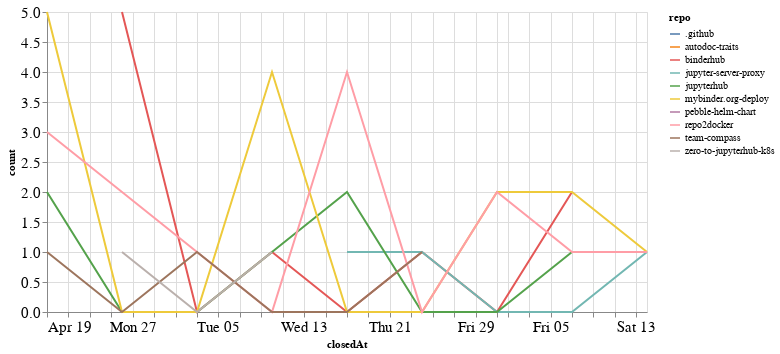

Source (notebook cell):
### Code cell
closed_by_time = closed_by.groupby('repo').resample('W', on='closedAt').count()['author'].reset_index()
closed_by_time = closed_by_time.rename(columns={'author': 'count'})

alt.Chart(closed_by_time, width=600).mark_line().encode(
    x='closedAt',
    y='count',
    color='repo',
    tooltip="repo"
)

### Figure 1 — Vega-Lite specification as saved in the notebook (floating-point values rounded to 4 significant figures)
{"config": {"axisLeft": {"labelFontSize": 15}, "axisBottom": {"labelFontSize": 15}}, "data": {"name": "data-8e7d7cc8c303b26dc92b6f9b3572a2bf"}, "mark": "line", "encoding": {"color": {"type": "nominal", "field": "repo"}, "tooltip": {"type": "nominal", "field": "repo"}, "x": {"type": "temporal", "field": "closedAt"}, "y": {"type": "quantitative", "field": "count"}}, "width": 600, "$schema": "https://vega.github.io/schema/vega-lite/v4.8.1.json", "datasets": {"data-8e7d7cc8c303b26dc92b6f9b3572a2bf": [{"repo": ".github", "closedAt": "2020-05-24T00:00:00", "count": 1}, {"repo": "autodoc-traits", "closedAt": "2020-04-19T00:00:00", "count": 1}, {"repo": "binderhub", "closedAt": "2020-04-26T00:00:00", "count": 5}, {"repo": "binderhub", "closedAt": "2020-05-03T00:00:00", "count": 0}, {"repo": "binderhub", "closedAt": "2020-05-10T00:00:00", "count": 1}, {"repo": "binderhub", "closedAt": "2020-05-17T00:00:00", "count": 0}, {"repo": "binderhub", "closedAt": "2020-05-24T00:00:00", "count": 1}, {"repo": "binderhub", "closedAt": "2020-05-31T00:00:00", "count": 0}, {"repo": "binderhub", "closedAt": "2020-06-07T00:00:00", "count": 2}, {"repo": "jupyter-server-proxy", "closedAt": "2020-05-17T00:00:00", "count": 1}, {"repo": "jupyter-server-proxy", "closedAt": "2020-05-24T00:00:00", "count": 1}, {"repo": "jupyter-server-proxy", "closedAt": "2020-05-31T00:00:00", "count": 0}, {"repo": "jupyter-server-proxy", "closedAt": "2020-06-07T00:00:00", "count": 0}, {"repo": "jupyter-server-proxy", "closedAt": "2020-06-14T00:00:00", "count": 1}, {"repo": "jupyterhub", "closedAt": "2020-04-19T00:00:00", "count": 2}, {"repo": "jupyterhub", "closedAt": "2020-04-26T00:00:00", "count": 0}, {"repo": "jupyterhub", "closedAt": "2020-05-03T00:00:00", "count": 0}, {"repo": "jupyterhub", "closedAt": "2020-05-10T00:00:00", "count": 1}, {"repo": "jupyterhub", "closedAt": "2020-05-17T00:00:00", "count": 2}, {"repo": "jupyterhub", "closedAt": "2020-05-24T00:00:00", "count": 0}, {"repo": "jupyterhub", "closedAt": "2020-05-31T00:00:00", "count": 0}, {"repo": "jupyterhub", "closedAt": "2020-06-07T00:00:00", "count": 1}, {"repo": "mybinder.org-deploy", "closedAt": "2020-04-19T00:00:00", "count": 5}, {"repo": "mybinder.org-deploy", "closedAt": "2020-04-26T00:00:00", "count": 0}, {"repo": "mybinder.org-deploy", "closedAt": "2020-05-03T00:00:00", "count": 0}, {"repo": "mybinder.org-deploy", "closedAt": "2020-05-10T00:00:00", "count": 4}, {"repo": "mybinder.org-deploy", "closedAt": "2020-05-17T00:00:00", "count": 0}, {"repo": "mybinder.org-deploy", "closedAt": "2020-05-24T00:00:00", "count": 0}, {"repo": "mybinder.org-deploy", "closedAt": "2020-05-31T00:00:00", "count": 2}, {"repo": "mybinder.org-deploy", "closedAt": "2020-06-07T00:00:00", "count": 2}, {"repo": "mybinder.org-deploy", "closedAt": "2020-06-14T00:00:00", "count": 1}, {"repo": "pebble-helm-chart", "closedAt": "2020-06-07T00:00:00", "count": 1}, {"repo": "repo2docker", "closedAt": "2020-04-19T00:00:00", "count": 3}, {"repo": "repo2docker", "closedAt": "2020-04-26T00:00:00", "count": 2}, {"repo": "repo2docker", "closedAt": "2020-05-03T00:00:00", "count": 1}, {"repo": "repo2docker", "closedAt": "2020-05-10T00:00:00", "count": 0}, {"repo": "repo2docker", "closedAt": "2020-05-17T00:00:00", "count": 4}, {"repo": "repo2docker", "closedAt": "2020-05-24T00:00:00", "count": 0}, {"repo": "repo2docker", "closedAt": "2020-05-31T00:00:00", "count": 2}, {"repo": "repo2docker", "closedAt": "2020-06-07T00:00:00", "count": 1}, {"repo": "repo2docker", "closedAt": "2020-06-14T00:00:00", "count": 1}, {"repo": "team-compass", "closedAt": "2020-04-19T00:00:00", "count": 1}, {"repo": "team-compass", "closedAt": "2020-04-26T00:00:00", "count": 0}, {"repo": "team-compass", "closedAt": "2020-05-03T00:00:00", "count": 1}, {"repo": "team-compass", "closedAt": "2020-05-10T00:00:00", "count": 0}, {"repo": "team-compass", "closedAt": "2020-05-17T00:00:00", "count": 0}, {"repo": "team-compass", "closedAt": "2020-05-24T00:00:00", "count": 1}, {"repo": "zero-to-jupyterhub-k8s", "closedAt": "2020-04-26T00:00:00", "count": 1}, {"repo": "zero-to-jupyterhub-k8s", "closedAt": "2020-05-03T00:00:00", "count": 0}, {"repo": "zero-to-jupyterhub-k8s", "closedAt": "2020-05-10T00:00:00", "count": 1}]}}
